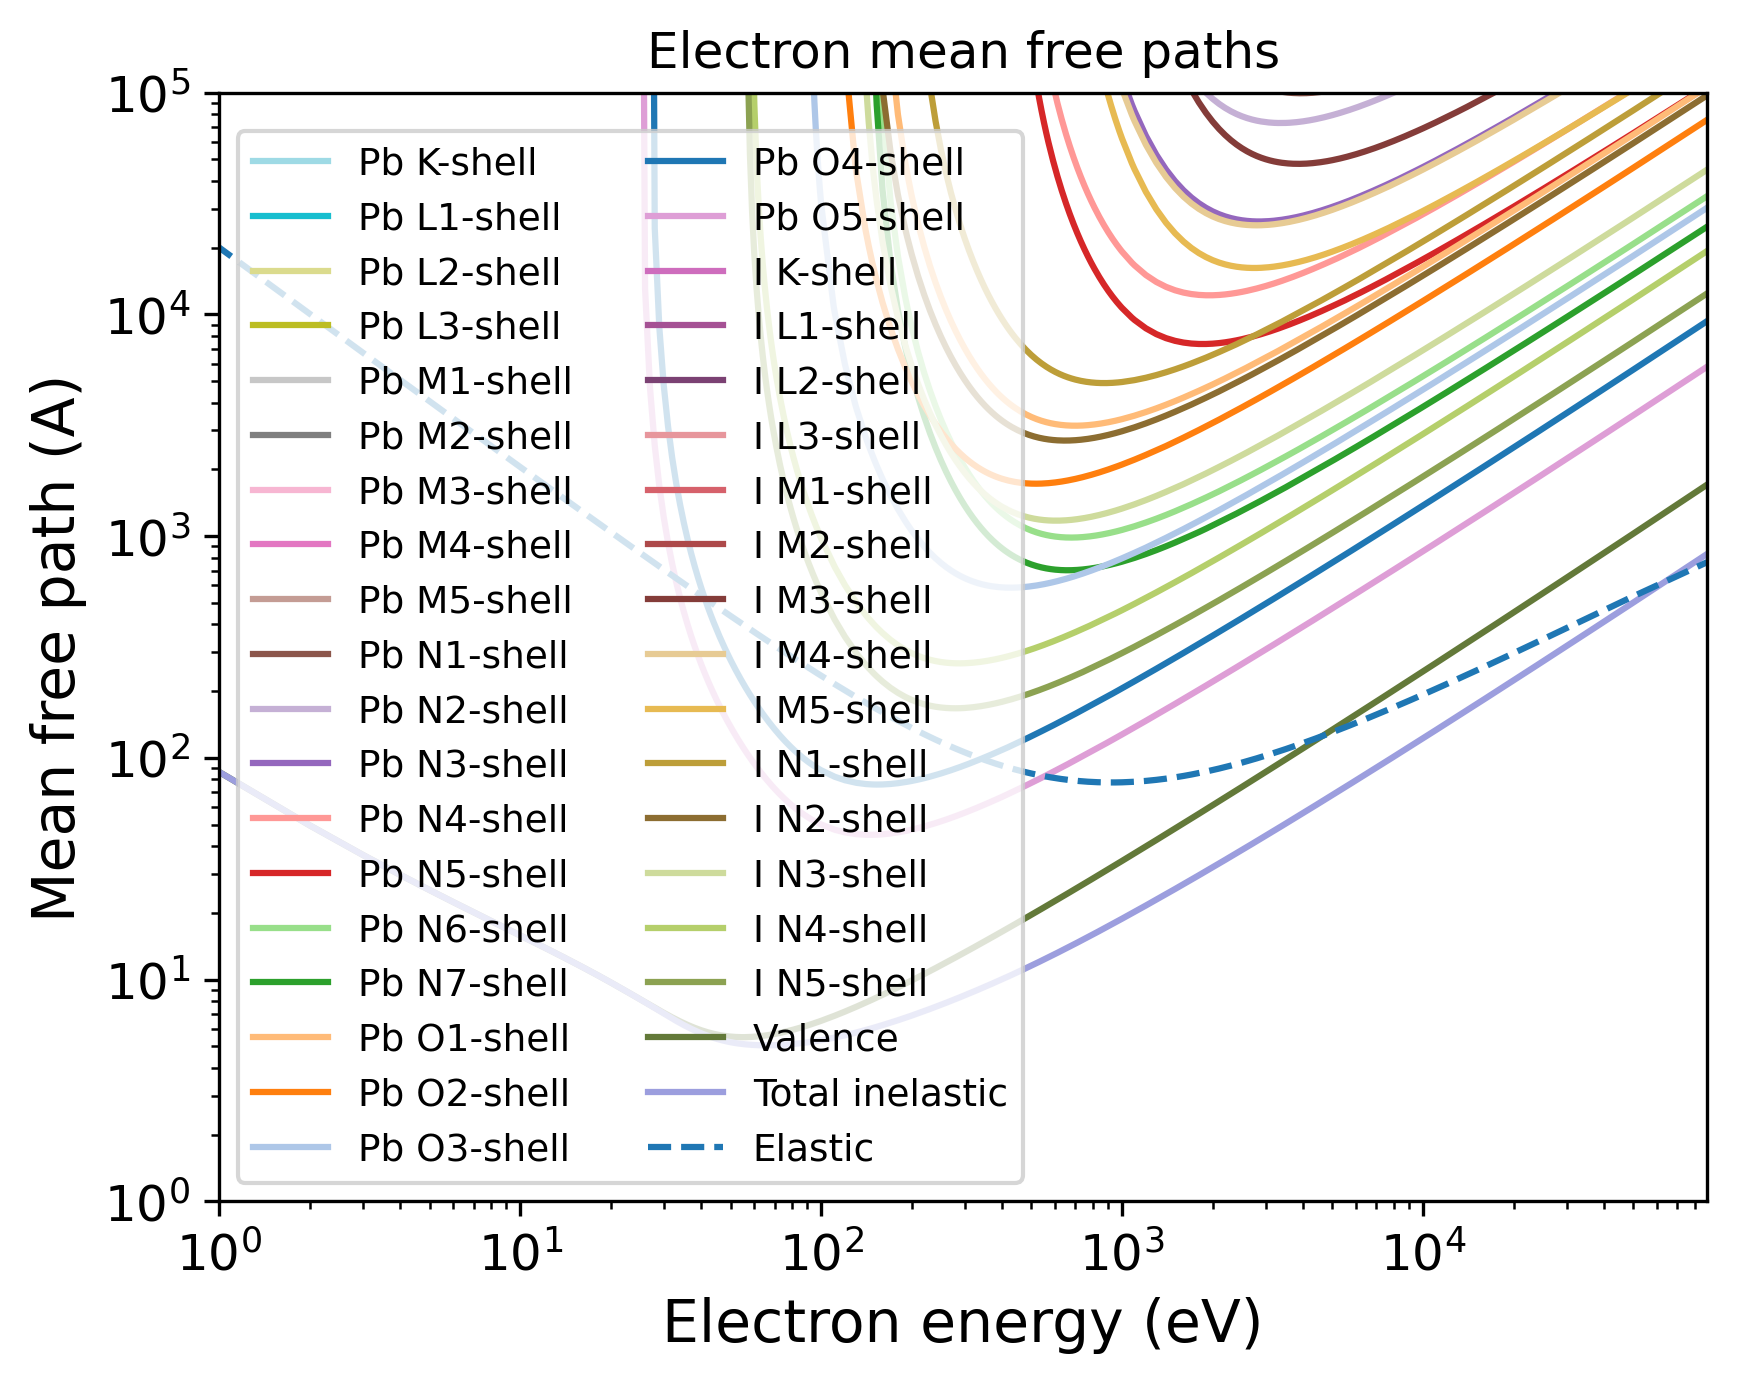

Python code for this plot:
import pandas as pd
import numpy as np
import matplotlib.pyplot as plt
import matplotlib.cm as cm
# Set the format:
plt.xlabel("Electron energy (eV)", fontsize=14)
plt.ylabel("Mean free path (A)", fontsize=14)
plt.xticks(fontsize=12)
plt.yticks(fontsize=12)
plt.grid(False)
# Set the axes:
# Read the output file:
df = pd.read_csv(r"OUTPUT_PbI2_Electron_IMFP.dat", sep=r'\s+', header=None, comment="#", skipinitialspace=True)
plt.xscale("log")
plt.yscale("log")
# Prepare the plot:
columns_to_plot = [ 1, 2, 3, 4, 5, 6, 7, 8, 9, 10, 11, 12, 13, 14, 15, 16, 17, 18, 19, 20, 21, 22, 23, 24, 25, 26, 27, 28, 29, 30, 31, 32, 33, 34, 35, 36, 37]
labels = [ "Pb K-shell", "Pb L1-shell", "Pb L2-shell", "Pb L3-shell", "Pb M1-shell", "Pb M2-shell", "Pb M3-shell", "Pb M4-shell", "Pb M5-shell", "Pb N1-shell", "Pb N2-shell", "Pb N3-shell", "Pb N4-shell", "Pb N5-shell", "Pb N6-shell", "Pb N7-shell", "Pb O1-shell", "Pb O2-shell", "Pb O3-shell", "Pb O4-shell", "Pb O5-shell", "I K-shell", "I L1-shell", "I L2-shell", "I L3-shell", "I M1-shell", "I M2-shell", "I M3-shell", "I M4-shell", "I M5-shell", "I N1-shell", "I N2-shell", "I N3-shell", "I N4-shell", "I N5-shell", "Valence", "Total inelastic"]
# Create N distinct colors from a colormap
N = len(columns_to_plot)
colors = np.vstack([plt.cm.tab20(np.linspace(1, 0, 20)), plt.cm.tab20b(np.linspace(1, 0, 20))])
# Set line styles:
linestyles = [ "-", "-", "-", "-", "-", "-", "-", "-", "-", "-", "-", "-", "-", "-", "-", "-", "-", "-", "-", "-", "-", "-", "-", "-", "-", "-", "-", "-", "-", "-", "-", "-", "-", "-", "-", "-", "-"]
for i, col in enumerate(columns_to_plot):
    color = colors[i % len(colors)]
    ls    = linestyles[i % len(linestyles)]
    label = labels[i % len(labels)]
    plt.plot(df.iloc[:, 0], df.iloc[:, col],
    color=color,
    label=label,
    linestyle=ls)
# Add a curve from the second file
df2 = pd.read_csv(r"OUTPUT_PbI2_Electron_EMFP.dat", sep=r'\s+', header=None, comment="#", skipinitialspace=True)
columns_to_plot2 = [ 3]
labels2 = [ "Elastic"]
# Create second part of the plot:
for col, label in zip(columns_to_plot2, labels2):
    plt.plot(df2.iloc[:, 0], df2.iloc[:, col], label=label, linestyle="--")
plt.xlim(1.00000000,88011.00100000)
plt.ylim(1.00000000,100000.00000000)
plt.title("Electron mean free paths")
plt.legend(loc="best", fontsize=9, ncol=2)
# Save the plot in this format:
plt.savefig("OUTPUT_MFP_electron.png", dpi=300, bbox_inches="tight")
